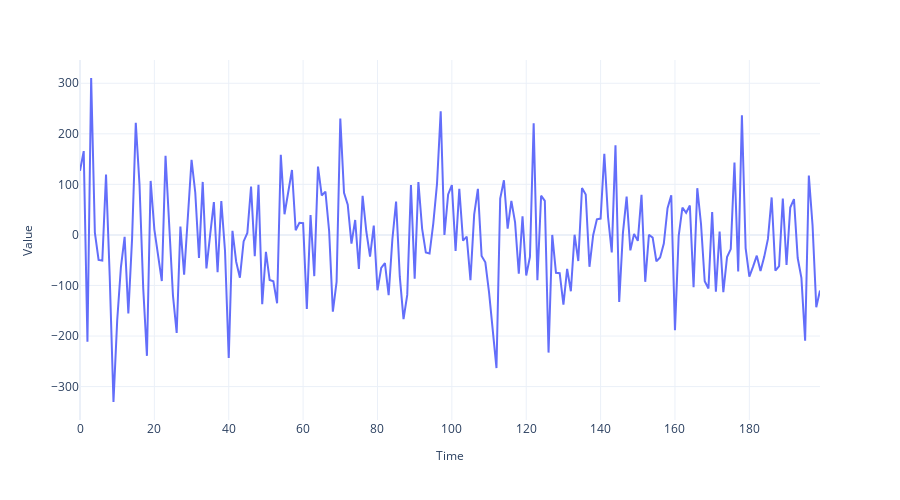

Notebook source saved alongside this figure:
### Markdown cell above
## White Noise

### Code cell
# Generate the time axis with sequential numbers up to 200
time = np.arange(200)

# Sample 200 random values
values = np.random.randn(200) * 100
fig = plot_time_series(time, values, '')
if SAVE_FIGURES:
    fig.write_image('img/chapter_01/white_noise_process.png')
fig.show()

### Figure 1 — Plotly figure (JSON) as saved in the notebook; plotly's stock layout.template omitted (floating-point values rounded to 4 significant figures; data arrays with more than 128 entries replaced by an {"elided": "..."} marker saying what was removed)
{"data": [{"hovertemplate": "Time=%{x}<br>Value=%{y}<extra></extra>", "legendgroup": "", "line": {"color": "#636efa", "dash": "solid"}, "marker": {"symbol": "circle"}, "mode": "lines", "name": "", "orientation": "v", "showlegend": false, "x": {"elided": "200 int values"}, "xaxis": "x", "y": {"elided": "200 float values"}, "yaxis": "y", "type": "scatter"}], "layout": {"xaxis": {"anchor": "y", "domain": [0.0, 1.0], "title": {"text": "Time", "font": {"size": 12}}}, "yaxis": {"anchor": "x", "domain": [0.0, 1.0], "title": {"text": "Value", "font": {"size": 12}}}, "legend": {"tracegroupgap": 0}, "margin": {"t": 60}, "title": {"font": {"size": 25}, "text": "", "y": 0.9, "x": 0.5, "xanchor": "center", "yanchor": "top"}, "autosize": false, "width": 900, "height": 500}}
